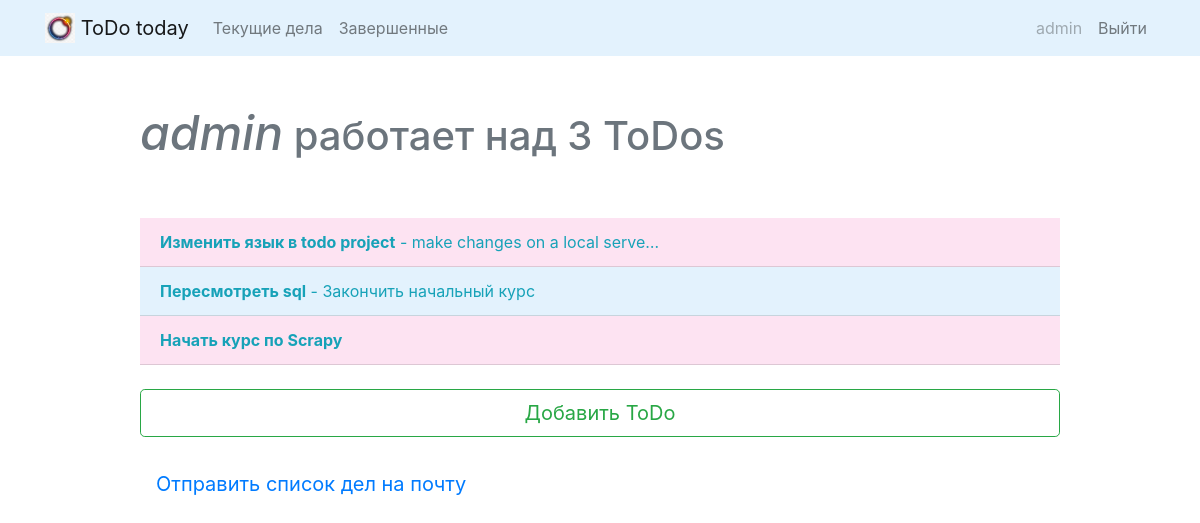
The app's page /current/ (signed in) with its own data.
### todo/models.py (models this page shows, shortened)
class Todo(models.Model):
	title = models.CharField(max_length=100)
	created = models.DateTimeField(auto_now_add=True)
	memo = models.TextField(max_length=500, blank=True)
	datecompleted = models.DateTimeField(null=True, blank=True)
	important = models.BooleanField(default=False)
	user = models.ForeignKey(User, on_delete=models.CASCADE)

### todo/views.py (the view)
# urls.py: path('current/', views.currenttodos, name='currenttodos'),
@login_required
def currenttodos(request):
    todos = Todo.objects.filter(user=request.user, datecompleted__isnull=True)
    return render(request, 'todo/currenttodos.html', {'todos':todos})

### todo/templates/todo/currenttodos.html
{% extends "todo/base.html" %}
{% block content %}
    <div class="row justify-content-center mt-5">
        <div class="col-md-10 text-secondary">
            {% if todos %}
                 <h1><big><em >{{ user.username }}</em></big> работает над {{ todos.count }} ToDo{{ todos.count|pluralize }}</h1>
            {% endif %}
        </div>
    </div>
    <div class="row justify-content-center mt-5">
        <div class="col-md-10">
        {% if todos %}
            <div class="list-group list-group-flush">
                {% for todo in todos %}
                    <a href="{% url 'viewtodo' todo.id %}" class="list-group-item text-info"{% if todo.important %} style="background-color: #fde3f2" {% else %} style="background-color: #e3f2fd" {% endif %}><b>{{ todo.title }}</b>{% if todo.memo %} - {{ todo.memo|truncatechars:30 }}{% endif %}</a>
                {% endfor %}
                <br>
                <a role="button" class="btn btn-outline-success btn-lg btm-block" href="{% url 'createtodo' %}">Добавить ToDo</a>
                <br>
                <a role="button" class="footer btn-secondery btn-lg" href="{% url 'email' %}">Отправить список дел на почту</a>
            </div>
        {% else %}
            <div class="text-center">
                <h2>Нет дел! Хорошая работа.</h2>
            <br>
            <a role="button" class="btn btn-primary" href="{% url 'createtodo' %}">Новое ToDo</a>
            </div>
        {% endif %}
        </div>
    </div>
{% endblock %}

### todo/templates/todo/base.html (shortened to what this page needs)
{% load static %}
<!doctype html>
<html lang="en">
<head>
    <link rel="stylesheet" href="https://stackpath.bootstrapcdn.com/bootstrap/4.4.1/css/bootstrap.min.css">
</head>
<body>
<nav class="navbar navbar-expand-md navbar-light" style="background-color: #e3f2fd;">
<div class="container">
    <a class="navbar-brand" href="{% url 'home' %}">
         <img src="{% static 'todo/logo.png' %}" width="30" height="30" class="d-inline-block align-top">
        <span>ToDo today</span>
    </a>
    <div class="collapse navbar-collapse" id="navbarNav">
    {% if user.is_authenticated %}
        <ul class="navbar-nav mr-auto">
                <li class="nav-item {{ current }}">
                    <a class="nav-link" href="{% url 'currenttodos' %}">Текущие дела</a>
                </li>
                <li class="nav-item {{ completed }}">
                    <a class="nav-link" href="{% url 'completedtodos' %}">Завершенные</a>
                </li>
        </ul>
    {% endif %}
    <ul class="navbar-nav ml-auto">
            {% if user.is_authenticated %}
                <li class="nav-item">
                    <li class="nav-item">
                        <a class="nav-link disabled" href="#">{{ user.username }}</a>
                    </li>
                    <a href="#" onclick="$('#signOutBtn').click()" class="nav-link">Выйти</a>
                </li>
            {% endif %}
        </ul>
    </div>
</div>
</nav>
<div class="container">
{% block content %}{% endblock %}
</div>
</body>
</html>

### records on screen
Todo: title "Изменить язык в todo project", memo "make changes on a local serve…"
Todo: title "Пересмотреть sql", memo "Закончить начальный курс"
Todo: title "Начать курс по Scrapy"

### other values on screen
{{ user.username }} "admin"
{{ todos.count }} "3"
